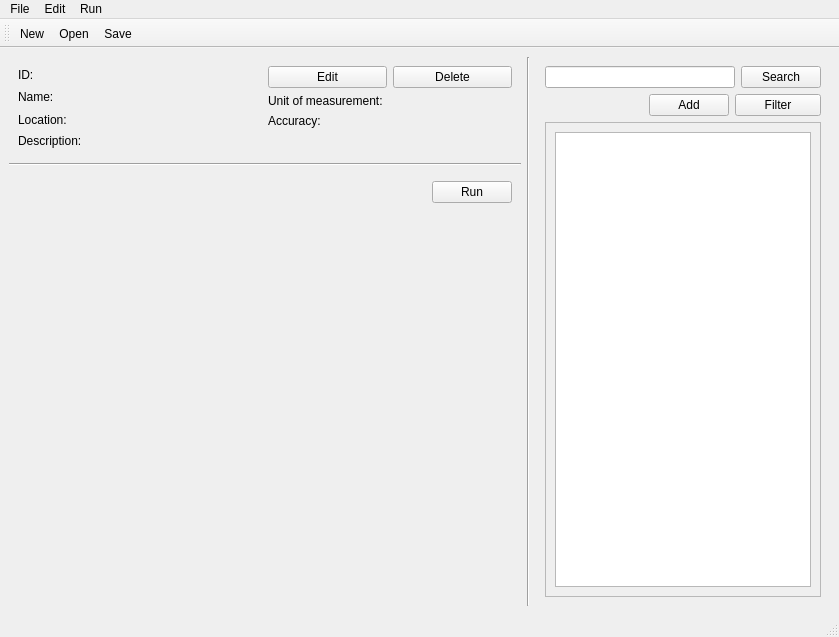
<?xml version="1.0" encoding="UTF-8"?>
<ui version="4.0">
 <class>MainWindow</class>
 <widget class="QMainWindow" name="MainWindow">
  <property name="geometry">
   <rect>
    <x>0</x>
    <y>0</y>
    <width>839</width>
    <height>637</height>
   </rect>
  </property>
  <property name="windowTitle">
   <string>MainWindow</string>
  </property>
  <widget class="QWidget" name="centralwidget">
   <layout class="QGridLayout" name="gridLayout_3">
    <item row="0" column="2" rowspan="3">
     <widget class="Line" name="vertical_line">
      <property name="orientation">
       <enum>Qt::Vertical</enum>
      </property>
     </widget>
    </item>
    <item row="0" column="3" rowspan="3">
     <widget class="QWidget" name="widget_3" native="true">
      <property name="sizePolicy">
       <sizepolicy hsizetype="Fixed" vsizetype="Preferred">
        <horstretch>0</horstretch>
        <verstretch>0</verstretch>
       </sizepolicy>
      </property>
      <layout class="QGridLayout" name="gridLayout_2">
       <item row="0" column="0" colspan="3">
        <widget class="QLineEdit" name="search_line">
         <property name="sizePolicy">
          <sizepolicy hsizetype="Expanding" vsizetype="Fixed">
           <horstretch>0</horstretch>
           <verstretch>0</verstretch>
          </sizepolicy>
         </property>
         <property name="text">
          <string/>
         </property>
        </widget>
       </item>
       <item row="1" column="2" colspan="2">
        <widget class="QPushButton" name="filter_button">
         <property name="text">
          <string>Filter</string>
         </property>
         <property name="icon">
          <iconset resource="../resource.qrc">
           <normaloff>:/img/Assets/filter.png</normaloff>:/img/Assets/filter.png</iconset>
         </property>
        </widget>
       </item>
       <item row="0" column="3">
        <widget class="QPushButton" name="search_button">
         <property name="text">
          <string>Search</string>
         </property>
         <property name="icon">
          <iconset resource="../resource.qrc">
           <normaloff>:/img/Assets/search.png</normaloff>:/img/Assets/search.png</iconset>
         </property>
        </widget>
       </item>
       <item row="1" column="1">
        <widget class="QPushButton" name="add_button">
         <property name="toolTip">
          <string>create a new sensor</string>
         </property>
         <property name="text">
          <string>Add</string>
         </property>
         <property name="icon">
          <iconset resource="../resource.qrc">
           <normaloff>:/img/Assets/add.png</normaloff>:/img/Assets/add.png</iconset>
         </property>
        </widget>
       </item>
       <item row="1" column="0">
        <spacer name="Spacer">
         <property name="orientation">
          <enum>Qt::Horizontal</enum>
         </property>
         <property name="sizeHint" stdset="0">
          <size>
           <width>44</width>
           <height>20</height>
          </size>
         </property>
        </spacer>
       </item>
       <item row="2" column="0" colspan="4">
        <widget class="QScrollArea" name="scrollArea">
         <property name="widgetResizable">
          <bool>true</bool>
         </property>
         <widget class="QWidget" name="scrollAreaWidgetContents">
          <property name="geometry">
           <rect>
            <x>0</x>
            <y>0</y>
            <width>252</width>
            <height>428</height>
           </rect>
          </property>
          <layout class="QVBoxLayout" name="verticalLayout_3">
           <item>
            <widget class="QListWidget" name="sensorList"/>
           </item>
          </layout>
         </widget>
        </widget>
       </item>
      </layout>
     </widget>
    </item>
    <item row="2" column="0" colspan="2">
     <widget class="QWidget" name="widget_2" native="true">
      <layout class="QGridLayout" name="gridLayout">
       <item row="0" column="0">
        <spacer name="horizontalSpacer">
         <property name="orientation">
          <enum>Qt::Horizontal</enum>
         </property>
         <property name="sizeHint" stdset="0">
          <size>
           <width>399</width>
           <height>20</height>
          </size>
         </property>
        </spacer>
       </item>
       <item row="1" column="0">
        <widget class="QWidget" name="widget_graph" native="true"/>
       </item>
       <item row="0" column="1">
        <widget class="QPushButton" name="run_button">
         <property name="sizePolicy">
          <sizepolicy hsizetype="Minimum" vsizetype="Fixed">
           <horstretch>0</horstretch>
           <verstretch>0</verstretch>
          </sizepolicy>
         </property>
         <property name="toolTip">
          <string>generate graph</string>
         </property>
         <property name="whatsThis">
          <string/>
         </property>
         <property name="accessibleDescription">
          <string/>
         </property>
         <property name="autoFillBackground">
          <bool>false</bool>
         </property>
         <property name="text">
          <string>Run</string>
         </property>
         <property name="icon">
          <iconset resource="../resource.qrc">
           <normaloff>:/img/Assets/run.png</normaloff>:/img/Assets/run.png</iconset>
         </property>
        </widget>
       </item>
       <item row="1" column="1">
        <spacer name="verticalSpacer">
         <property name="orientation">
          <enum>Qt::Vertical</enum>
         </property>
         <property name="sizeHint" stdset="0">
          <size>
           <width>20</width>
           <height>306</height>
          </size>
         </property>
        </spacer>
       </item>
      </layout>
     </widget>
    </item>
    <item row="1" column="0" colspan="2">
     <widget class="Line" name="horizontal_line">
      <property name="orientation">
       <enum>Qt::Horizontal</enum>
      </property>
     </widget>
    </item>
    <item row="0" column="0" colspan="2">
     <widget class="QWidget" name="widget_specific" native="true">
      <layout class="QGridLayout" name="gridLayout_4">
       <item row="0" column="1">
        <layout class="QHBoxLayout" name="horizontalLayout_7">
         <item>
          <widget class="QPushButton" name="edit_button">
           <property name="toolTip">
            <string>edit sensor specifics</string>
           </property>
           <property name="text">
            <string>Edit</string>
           </property>
           <property name="icon">
            <iconset resource="../resource.qrc">
             <normaloff>:/img/Assets/edit.png</normaloff>:/img/Assets/edit.png</iconset>
           </property>
          </widget>
         </item>
         <item>
          <widget class="QPushButton" name="delete_button">
           <property name="toolTip">
            <string>delete sensor</string>
           </property>
           <property name="text">
            <string>Delete</string>
           </property>
           <property name="icon">
            <iconset resource="../resource.qrc">
             <normaloff>:/img/Assets/delete.png</normaloff>:/img/Assets/delete.png</iconset>
           </property>
          </widget>
         </item>
        </layout>
       </item>
       <item row="1" column="1">
        <layout class="QVBoxLayout" name="verticalLayout_2">
         <item>
          <layout class="QHBoxLayout" name="horizontalLayout_3">
           <item>
            <widget class="QLabel" name="unit_label">
             <property name="text">
              <string>Unit of measurement:</string>
             </property>
            </widget>
           </item>
           <item>
            <widget class="QLabel" name="custom_unit">
             <property name="sizePolicy">
              <sizepolicy hsizetype="Expanding" vsizetype="Preferred">
               <horstretch>0</horstretch>
               <verstretch>0</verstretch>
              </sizepolicy>
             </property>
             <property name="text">
              <string/>
             </property>
            </widget>
           </item>
          </layout>
         </item>
         <item>
          <layout class="QHBoxLayout" name="horizontalLayout_4">
           <item>
            <widget class="QLabel" name="Accur_label">
             <property name="text">
              <string>Accuracy:</string>
             </property>
            </widget>
           </item>
           <item>
            <widget class="QLabel" name="custom_accur">
             <property name="sizePolicy">
              <sizepolicy hsizetype="Expanding" vsizetype="Preferred">
               <horstretch>0</horstretch>
               <verstretch>0</verstretch>
              </sizepolicy>
             </property>
             <property name="text">
              <string/>
             </property>
            </widget>
           </item>
          </layout>
         </item>
        </layout>
       </item>
       <item row="2" column="0" colspan="2">
        <layout class="QHBoxLayout" name="horizontalLayout_5">
         <item>
          <widget class="QLabel" name="descr_label">
           <property name="text">
            <string>Description:</string>
           </property>
          </widget>
         </item>
         <item>
          <widget class="QLabel" name="custom_descr">
           <property name="sizePolicy">
            <sizepolicy hsizetype="Expanding" vsizetype="Preferred">
             <horstretch>0</horstretch>
             <verstretch>0</verstretch>
            </sizepolicy>
           </property>
           <property name="text">
            <string/>
           </property>
          </widget>
         </item>
        </layout>
       </item>
       <item row="0" column="0" rowspan="2">
        <layout class="QVBoxLayout" name="verticalLayout">
         <item>
          <layout class="QHBoxLayout" name="horizontalLayout">
           <item>
            <widget class="QLabel" name="Id_label">
             <property name="text">
              <string>ID:</string>
             </property>
            </widget>
           </item>
           <item>
            <widget class="QLabel" name="custom_id">
             <property name="sizePolicy">
              <sizepolicy hsizetype="Expanding" vsizetype="Preferred">
               <horstretch>0</horstretch>
               <verstretch>0</verstretch>
              </sizepolicy>
             </property>
             <property name="text">
              <string/>
             </property>
            </widget>
           </item>
          </layout>
         </item>
         <item>
          <layout class="QHBoxLayout" name="horizontalLayout_2">
           <item>
            <widget class="QLabel" name="name_label">
             <property name="text">
              <string>Name:</string>
             </property>
            </widget>
           </item>
           <item>
            <widget class="QLabel" name="costom_name">
             <property name="sizePolicy">
              <sizepolicy hsizetype="Expanding" vsizetype="Preferred">
               <horstretch>0</horstretch>
               <verstretch>0</verstretch>
              </sizepolicy>
             </property>
             <property name="text">
              <string/>
             </property>
            </widget>
           </item>
          </layout>
         </item>
         <item>
          <layout class="QHBoxLayout" name="horizontalLayout_6">
           <item>
            <widget class="QLabel" name="locat_label">
             <property name="text">
              <string>Location:</string>
             </property>
            </widget>
           </item>
           <item>
            <widget class="QLabel" name="custom_locat">
             <property name="sizePolicy">
              <sizepolicy hsizetype="Expanding" vsizetype="Preferred">
               <horstretch>0</horstretch>
               <verstretch>0</verstretch>
              </sizepolicy>
             </property>
             <property name="text">
              <string/>
             </property>
            </widget>
           </item>
          </layout>
         </item>
        </layout>
       </item>
      </layout>
     </widget>
    </item>
   </layout>
  </widget>
  <widget class="QMenuBar" name="menubar">
   <property name="geometry">
    <rect>
     <x>0</x>
     <y>0</y>
     <width>839</width>
     <height>26</height>
    </rect>
   </property>
   <widget class="QMenu" name="menuFile">
    <property name="title">
     <string>File</string>
    </property>
    <addaction name="actionNew"/>
    <addaction name="actionOpen"/>
    <addaction name="actionSave"/>
   </widget>
   <widget class="QMenu" name="menuEdit">
    <property name="title">
     <string>Edit</string>
    </property>
    <addaction name="actionAdd_sensor"/>
    <addaction name="actionEdit_sensor"/>
    <addaction name="actionDelete_sensor"/>
   </widget>
   <widget class="QMenu" name="menuRun">
    <property name="title">
     <string>Run</string>
    </property>
   </widget>
   <addaction name="menuFile"/>
   <addaction name="menuEdit"/>
   <addaction name="menuRun"/>
  </widget>
  <widget class="QStatusBar" name="statusbar"/>
  <widget class="QToolBar" name="toolBar">
   <property name="windowTitle">
    <string>toolBar</string>
   </property>
   <property name="toolTip">
    <string/>
   </property>
   <attribute name="toolBarArea">
    <enum>TopToolBarArea</enum>
   </attribute>
   <attribute name="toolBarBreak">
    <bool>false</bool>
   </attribute>
   <addaction name="actionNew"/>
   <addaction name="actionOpen"/>
   <addaction name="actionSave"/>
  </widget>
  <action name="actionNew">
   <property name="icon">
    <iconset resource="../resource.qrc">
     <normaloff>:/img/Assets/newfile.png</normaloff>:/img/Assets/newfile.png</iconset>
   </property>
   <property name="text">
    <string>New</string>
   </property>
  </action>
  <action name="actionOpen">
   <property name="icon">
    <iconset resource="../resource.qrc">
     <normaloff>:/img/Assets/open.png</normaloff>:/img/Assets/open.png</iconset>
   </property>
   <property name="text">
    <string>Open</string>
   </property>
  </action>
  <action name="actionSave">
   <property name="icon">
    <iconset resource="../resource.qrc">
     <normaloff>:/img/Assets/save.png</normaloff>:/img/Assets/save.png</iconset>
   </property>
   <property name="text">
    <string>Save</string>
   </property>
  </action>
  <action name="actionAdd_sensor">
   <property name="icon">
    <iconset resource="../resource.qrc">
     <normaloff>:/img/Assets/add.png</normaloff>:/img/Assets/add.png</iconset>
   </property>
   <property name="text">
    <string>Add sensor</string>
   </property>
  </action>
  <action name="actionEdit_sensor">
   <property name="icon">
    <iconset resource="../resource.qrc">
     <normaloff>:/img/Assets/edit.png</normaloff>:/img/Assets/edit.png</iconset>
   </property>
   <property name="text">
    <string>Edit sensor</string>
   </property>
  </action>
  <action name="actionDelete_sensor">
   <property name="icon">
    <iconset resource="../resource.qrc">
     <normaloff>:/img/Assets/delete.png</normaloff>:/img/Assets/delete.png</iconset>
   </property>
   <property name="text">
    <string>Delete sensor</string>
   </property>
  </action>
 </widget>
 <tabstops>
  <tabstop>edit_button</tabstop>
  <tabstop>delete_button</tabstop>
  <tabstop>run_button</tabstop>
  <tabstop>search_line</tabstop>
  <tabstop>search_button</tabstop>
  <tabstop>add_button</tabstop>
  <tabstop>filter_button</tabstop>
  <tabstop>scrollArea</tabstop>
 </tabstops>
 <resources>
  <include location="../resource.qrc"/>
 </resources>
 <connections/>
</ui>
